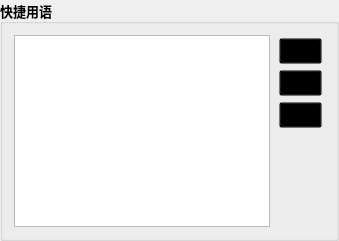
      <widget class="QGroupBox" name="groupBox_10">
       <property name="font">
        <font>
         <family>微软雅黑</family>
         <pointsize>10</pointsize>
         <weight>75</weight>
         <bold>true</bold>
        </font>
       </property>
       <property name="title">
        <string>快捷用语</string>
       </property>
       <layout class="QHBoxLayout" name="horizontalLayout_12">
        <item>
         <widget class="QTableView" name="m_tblvKJYY"/>
        </item>
        <item>
         <layout class="QVBoxLayout" name="verticalLayout_9">
          <property name="spacing">
           <number>6</number>
          </property>
          <property name="leftMargin">
           <number>3</number>
          </property>
          <property name="topMargin">
           <number>3</number>
          </property>
          <property name="rightMargin">
           <number>3</number>
          </property>
          <property name="bottomMargin">
           <number>3</number>
          </property>
          <item>
           <widget class="QPushButton" name="m_btnKJYYZJ">
            <property name="cursor">
             <cursorShape>PointingHandCursor</cursorShape>
            </property>
            <property name="styleSheet">
             <string notr="true">background-color:transparent</string>
            </property>
            <property name="text">
             <string/>
            </property>
            <property name="icon">
             <iconset resource="../Image.qrc">
              <normaloff>:/Image/add.ico</normaloff>:/Image/add.ico</iconset>
            </property>
           </widget>
          </item>
          <item>
           <widget class="QPushButton" name="m_btnKJYYSC">
            <property name="cursor">
             <cursorShape>PointingHandCursor</cursorShape>
            </property>
            <property name="styleSheet">
             <string notr="true">background-color:transparent</string>
            </property>
            <property name="text">
             <string/>
            </property>
            <property name="icon">
             <iconset resource="../Image.qrc">
              <normaloff>:/Image/delete.ico</normaloff>:/Image/delete.ico</iconset>
            </property>
           </widget>
          </item>
          <item>
           <widget class="QPushButton" name="m_btnKJYYXG">
            <property name="cursor">
             <cursorShape>PointingHandCursor</cursorShape>
            </property>
            <property name="styleSheet">
             <string notr="true">background-color:transparent</string>
            </property>
            <property name="text">
             <string/>
            </property>
            <property name="icon">
             <iconset resource="../Image.qrc">
              <normaloff>:/Image/modify.ico</normaloff>:/Image/modify.ico</iconset>
            </property>
           </widget>
          </item>
          <item>
           <spacer name="verticalSpacer_3">
            <property name="orientation">
             <enum>Qt::Vertical</enum>
            </property>
            <property name="sizeHint" stdset="0">
             <size>
              <width>20</width>
              <height>40</height>
             </size>
            </property>
           </spacer>
          </item>
         </layout>
        </item>
       </layout>
      </widget>
